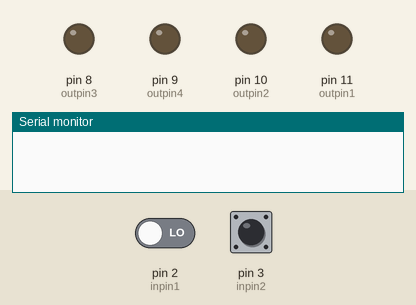
Recording of a sketch running on a simulated Arduino Uno, built with avr-gcc and run on an emulated ATmega328P. Shown: output pins drawn as LEDs (lit = HIGH), the last lines printed to the serial monitor. Inputs (shaded band) come from the test bench; at power-on: pin 3 (inpin2) LOW, pin 2 (inpin1) LOW.

Above: at 2.2 s.
2.3 s: pin 3 (inpin2) driven HIGH
At 3.5 s:
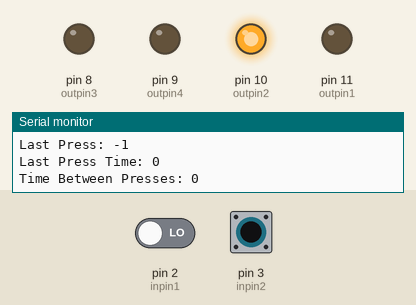
3.8 s: pin 2 (inpin1) driven HIGH
At 4.3 s:
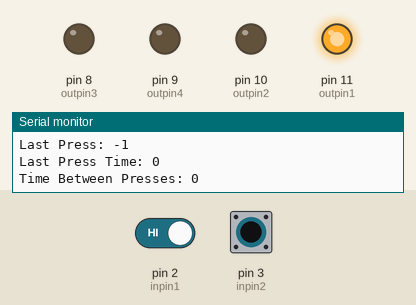
5.3 s: pin 2 (inpin1) driven LOW
At 6.5 s:
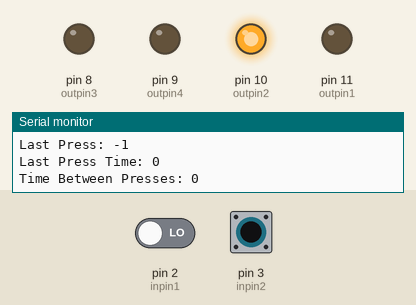
6.8 s: pin 3 (inpin2) driven LOW
At 7.8 s:
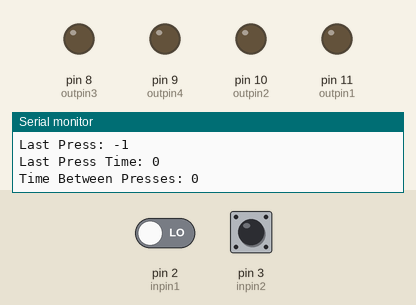
8.3 s: pin 3 (inpin2) pulsed HIGH 2 times (0.12 s each, 0.3 s apart)
At 9.1 s:
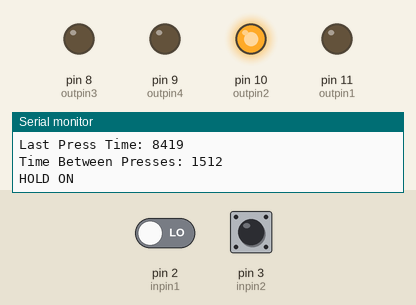
Timing chart, 0 to 11.3 s (numbered marks = the images above; inputs shaded):
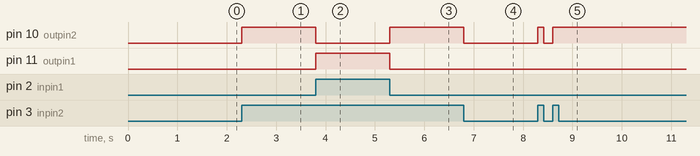

The sketch:

truckhoist_remote_base_revC.ino
```cpp
int inpin1 = 2;  //  UP PIN
int inpin2 = 3;  //  DOWN PIN
int inpin3 = 4;  //  TAILGATE Remote
int inpin4 = 5;  //  UNUSED

int outpin1 = 11; // Labeled Pin 1, Raise Box Solinoid
int outpin2 = 10; // Labeled Pin 2, Lower Box Solinoid
int outpin3 = 8;  // Labeled Pin 3, Release Tailgate Switch
int outpin4 = 9;  // Labeled Pin 4

// Double Clicking the down button makes the box go down for X seconds
unsigned long time_down = 60000; // ms of time to go down default 60000 = 60 seconds
int last_press = -1; // last button pressed;
unsigned long last_press_time = 0; // the ms of the last time a button was pressed
unsigned long last_press_timeout = 400; // max ms of delay between two button presses default 400ms = .4 sec
unsigned long last_press_bounce = 10;  // for debouncing a double press so we don't get a hold down mistaken for a double press
int hold_down = false; // is hold down currently active, after double press detected this is switch to ture for a time
int button_released = true; // to see if the button got released to prevent just held down
unsigned long time_between_press = 0;

void setup() {
  Serial.begin(9600);

  pinMode(inpin1,INPUT);
  pinMode(inpin2,INPUT);
  pinMode(inpin3,INPUT);
  pinMode(inpin4,INPUT);

  pinMode(outpin1,OUTPUT);
  pinMode(outpin2,OUTPUT);
  pinMode(outpin3,OUTPUT);
  pinMode(outpin4,OUTPUT);

  delay(1000);
}

void loop() {

  if(digitalRead(inpin1)) { // if up is pressed igrnore all else and just raise and return
    raise();
    last_press = inpin1;
    hold_down = false;
    button_released = false;
    last_press_time = millis();
    return;
  }

  if(digitalRead(inpin2)) {
     lower();

     if(button_released) {
Serial.println("Pressed Down");
Serial.print("Last Press: ");
Serial.println(last_press);
Serial.print("Last Press Time: ");
Serial.println(last_press_time);
Serial.print("Time Between Presses: ");
Serial.println(time_between_press);
       if( last_press == inpin2 ) {
         time_between_press = millis() - last_press_time;
         if(time_between_press > last_press_bounce) { // This is another press and not just held down
           if(time_between_press < last_press_timeout) { // it hasn't been too long since last press
             // the last press was the down button
Serial.println("HOLD ON");
               hold_down = true;  // then hold is on
            } else {
              hold_down = false;  // This loop is reached if you press the down button later which will disable hold down
            }
          }
        }
      }

      button_released = false;
      last_press = inpin2;
      last_press_time = millis();
      return;
  }

  button_released = true;

  if(hold_down) {
    lower();
    return;
  }

  hold();
}


void raise() {
  digitalWrite(outpin1,HIGH);
  digitalWrite(outpin2,LOW);
  }

void hold() {
  digitalWrite(outpin1,LOW);
  digitalWrite(outpin2,LOW);
  }

void lower() {
  digitalWrite(outpin1,LOW);
  digitalWrite(outpin2,HIGH);
  }
```

Measured:
- after the input at 2.3 s, pin 10 (outpin2): LOW → HIGH at once
- after the input at 3.8 s, pin 10 (outpin2): HIGH → LOW at once; pin 11 (outpin1): LOW → HIGH at once
- after the input at 5.3 s, pin 10 (outpin2): LOW → HIGH at once; pin 11 (outpin1): HIGH → LOW at once
- after the input at 6.8 s, pin 10 (outpin2): HIGH → LOW at once
- after the input at 8.3 s, pin 10 (outpin2): LOW → HIGH at once, → LOW 0.12 s later, → HIGH 0.18 s later
